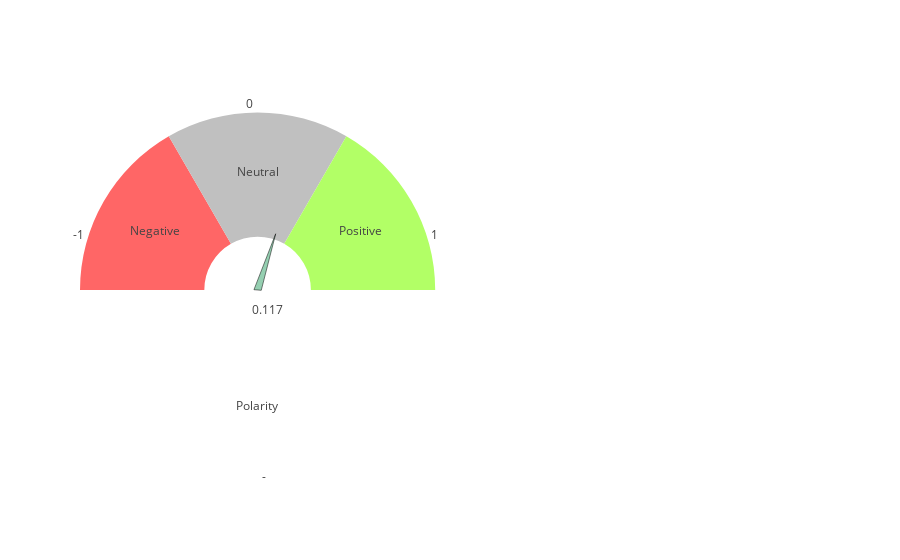

Source (notebook cell):
### Markdown cell above
### Sentiment Gauge

Using TextBlob we will get a general sentiment of all the tweets and display it on a guage using plotly.

### Code cell
fig = TwtrConvo.plots.create_sentiment_gauge(tweet_blob)
iplot(fig)

### Figure 1 — Plotly figure (JSON) as saved in the notebook; plotly's stock layout.template omitted (floating-point values rounded to 4 significant figures)
{"data": [{"direction": "clockwise", "domain": {"x": [0, 0.48]}, "hole": 0.4, "hoverinfo": "none", "labels": ["-", "-1", "0", "1"], "marker": {"colors": ["rgb(255, 255, 255)", "rgb(255, 255, 255)", "rgb(255, 255, 255)", "rgb(255, 255, 255)"], "line": {"width": 0}}, "name": "Gauge", "rotation": 108, "showlegend": false, "textinfo": "label", "textposition": "outside", "type": "pie", "uid": "4bd59020-f14a-4cf0-bba3-65db8f49c88e", "values": [40, 20, 20, 20]}, {"direction": "clockwise", "domain": {"x": [0, 0.48]}, "hole": 0.3, "hoverinfo": "none", "labels": ["Polarity", "Negative", "Neutral", "Positive"], "marker": {"colors": ["rgb(255, 255, 255)", "rgb(255, 102, 102)", "rgb(192, 192, 192)", "rgb(178, 255, 102)"]}, "name": "Gauge", "rotation": 90, "showlegend": false, "textinfo": "label", "textposition": "inside", "type": "pie", "uid": "0cd16990-3892-4688-ba33-e7647fafef84", "values": [50, 16.67, 16.67, 16.67]}], "layout": {"annotations": [{"showarrow": false, "text": "0.117", "x": 0.23, "xref": "paper", "y": 0.45, "yref": "paper"}], "shapes": [{"fillcolor": "rgba(44, 160, 101, 0.5)", "line": {"width": 0.5}, "path": "M 0.23506689640424044 0.5008151618940458 L 0.2644548568213737 0.6479931078727862 L 0.24493310359575954 0.4991848381059542 Z", "type": "path", "xref": "paper", "yref": "paper"}], "xaxis": {"showgrid": false, "showticklabels": false, "zeroline": false}, "yaxis": {"showgrid": false, "showticklabels": false, "zeroline": false}}}
